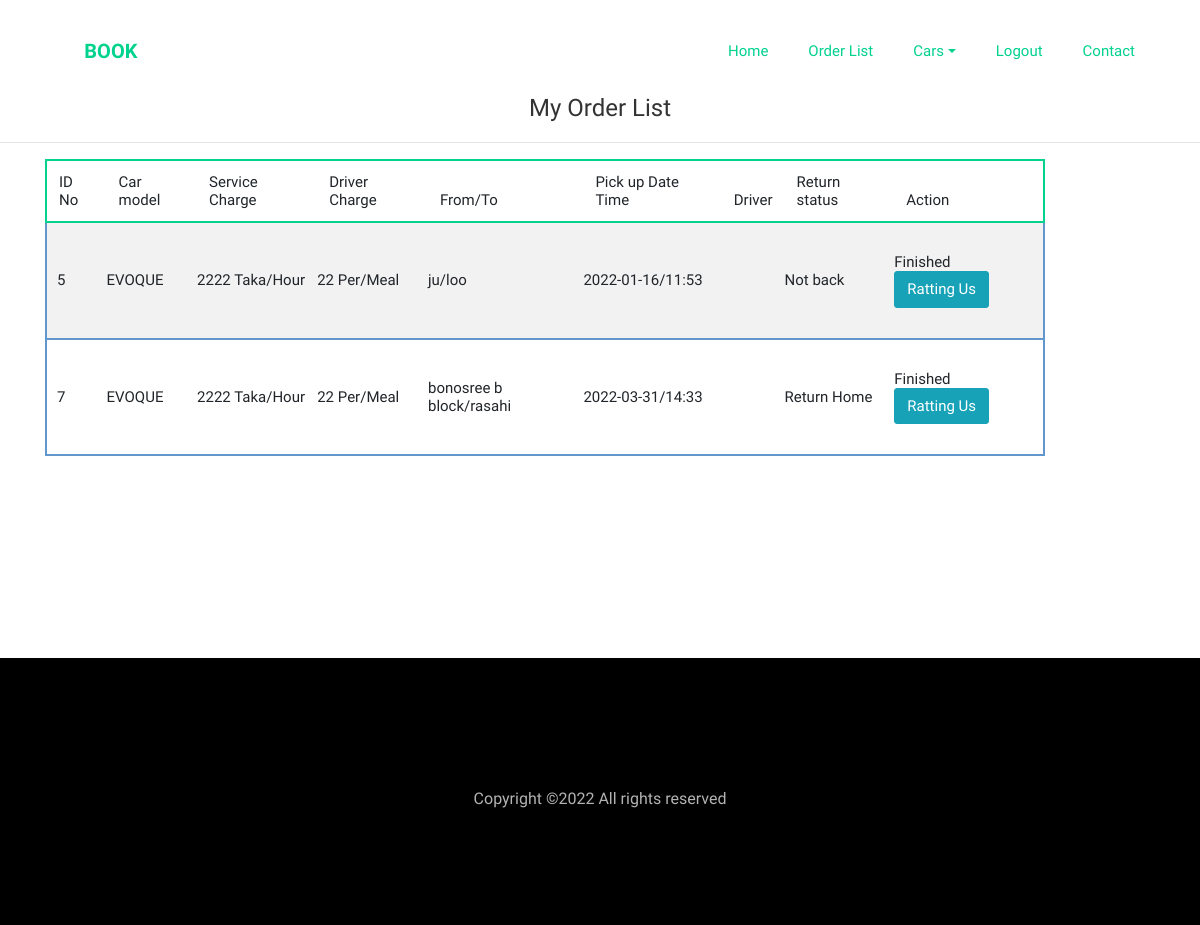
/orderlist.php (signed in), run on the app's committed database.
### tables this page shows
CREATE TABLE `orders` (
  `Oid` int(11) NOT NULL,
  `car_id` int(11) NOT NULL,
  `user_id` int(11) NOT NULL,
  `driver_id` int(11) NOT NULL,
  `pickup_location` text NOT NULL,
  `dropup_location` text NOT NULL,
  `date` varchar(191) NOT NULL,
  `time` varchar(191) NOT NULL,
  `trip_loop` tinyint(4) NOT NULL,
  `status` tinyint(4) NOT NULL,
  `created_at` timestamp NOT NULL DEFAULT current_timestamp()
);

CREATE TABLE `cars` (
  `id` int(11) NOT NULL,
  `cat_id` int(11) NOT NULL,
  `name` varchar(200) NOT NULL,
  `model` varchar(200) NOT NULL,
  `mileage` varchar(200) NOT NULL,
  `seats` int(11) NOT NULL,
  `fuel` varchar(200) NOT NULL,
  `service_charge` varchar(200) NOT NULL,
  `driver_food_charge` varchar(200) NOT NULL,
  `description` text NOT NULL,
  `image` varchar(155) NOT NULL,
  `transmission` varchar(155) NOT NULL DEFAULT 'Manual',
  `airconditions` tinytext NOT NULL,
  `child_seat` tinytext NOT NULL,
  `gps` tinyint(4) NOT NULL,
  `luggage` tinytext NOT NULL,
  `music` tinytext NOT NULL,
  `seat_belt` tinyint(4) NOT NULL,
  `sleeping_bed` tinyint(4) NOT NULL,
  `water` tinyint(4) NOT NULL,
  `bluetooth` tinyint(4) NOT NULL,
  `onboard_computer` tinyint(4) NOT NULL,
  `audio_input` tinyint(4) NOT NULL,
  `long_term_trips` tinyint(4) NOT NULL,
  `car_kit` tinyint(4) NOT NULL,
  `remote_central_locking` tinyint(4) NOT NULL,
  `climate_control` tinyint(4) NOT NULL,
  `flag` tinyint(4) NOT NULL,
  `created_at` timestamp NOT NULL DEFAULT current_timestamp()
);

### orderlist.php (the view, shortened to what this page needs)
<?php include 'header.php';
 ?>
    <section class="ftco-section contact-section">
        <h4  class="d-flex justify-content-center">My Order List</h4>
        <hr>
      <div class="container">
        <div class="row d-flex mb-5 contact-info">
          <div class="col-md-8 block-9 mb-md-5">
          <table class="table table-striped" id="datatablesSimple">
                    <thead>
                        <tr style="border: 2px solid #01d28e ;">
                            <th>ID No</th>
                            <th>Car model</th>
                            <th>Service Charge</th>
                            <th>Driver Charge</th>
                            <th>From/To</th>
                            <th>Pick up Date Time</th>
                            <th>Driver</th>
                            <th>Return status</th>
                            <th>Action</th>
                        </tr>
                    </thead>
                    <tbody style="margin-top: 10px;">
                        <?php
                        $user_id =$_SESSION['id'];
                        $query = "SELECT * FROM orders LEFT JOIN cars ON cars.id = orders.car_id LEFT JOIN drivers ON orders.driver_id = drivers.driver_id where orders.user_id=$user_id Order By orders.status asc";
                        $result = $con->query($query);
                        if ($result->num_rows > 0) {
                            foreach ($result as $key => $value) {
                        ?>
                                <tr style="border: 2px solid #6197cd;">
                                    <td style="padding-left: 10px;"><?php echo $value['id']; ?></td>
                                    <td><?php echo $value['model']; ?></td>
                                    <td><?php echo $value['service_charge']; ?> Taka/Hour</td>
                                    <td><?php echo $value['driver_food_charge']; ?> Per/Meal</td>
                                    <td><?php echo $value['pickup_location']; ?>/<?php echo $value['dropup_location']; ?></td>
                                    <td><?php echo $value['date']; ?>/<?php echo $value['time']; ?></td>
                                    <td>
                                    <?php echo $value['driver_name']."<br>".$value['driver_phone']; ?>
                                    </td>
                                    <td>
                                        <?php
                                        if ($value['trip_loop'] == 0) {
                                            echo "Not back";
                                        } elseif ($value['trip_loop'] == 1) {
                                            echo "Return Home";
                                        } else {
                                            echo "something went wrong";
                                        }
                                        ?>
                                    </td>
                                    <td>
                                        <?php
                                        if ($value['status'] == 0) {
                                            echo "Pending"; ?>
 <a href="?delid=<?php echo $value['Oid']; ?>" class="btn btn-info">Cancell</a>
                                        <?php } elseif ($value['status'] == 1) {
                                            echo "running";
                                        } else {
                                            echo "Finished"; ?>
                                            <a href="car-single.php?carid=<?php echo $value['car_id']; ?>" class="btn btn-info">Ratting Us</a>
                                       <?php }
                                        ?>
                                    </td>
                                </tr>
                        <?php }
                        } ?>
                    </tbody>
                </table>
          </div>
        </div>
      </div>
    </section>
<?php include 'footer.php'; ?>

### orderlist.php (style rules this page uses)
.table thead th { border-bottom: 2px solid #01d28e !important; border-radius:10px !important; }
body { background-color: #fff; margin: 0; padding: 0; font-family: 'Oxygen', sans-serif; color: #444; font-size: 15px; line-height: 18px; font-weight: 300; }

### data on the page
orders: car "5", car.model "EVOQUE", car.service_charge "2222", car.driver_food_charge "22", pickup_location "ju", dropup_location "loo", date "2022-01-16", time "11:53", trip_loop "Not back"
orders: car "7", car.model "EVOQUE", car.service_charge "2222", car.driver_food_charge "22", pickup_location "bonosree b block", dropup_location "rasahi", date "2022-03-31", time "14:33", trip_loop "Return Home"
